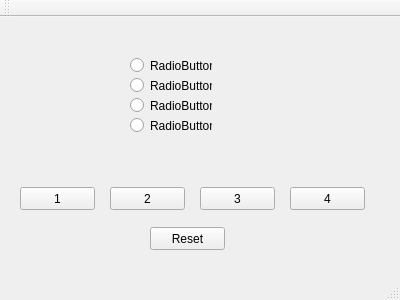
<?xml version="1.0" encoding="UTF-8"?>
<ui version="4.0">
 <class>MainWindow</class>
 <widget class="QMainWindow" name="MainWindow">
  <property name="geometry">
   <rect>
    <x>0</x>
    <y>0</y>
    <width>400</width>
    <height>300</height>
   </rect>
  </property>
  <property name="windowTitle">
   <string>MainWindow</string>
  </property>
  <widget class="QWidget" name="centralWidget">
   <widget class="QRadioButton" name="rb1">
    <property name="geometry">
     <rect>
      <x>130</x>
      <y>40</y>
      <width>82</width>
      <height>17</height>
     </rect>
    </property>
    <property name="text">
     <string>RadioButton</string>
    </property>
   </widget>
   <widget class="QRadioButton" name="rb2">
    <property name="geometry">
     <rect>
      <x>130</x>
      <y>60</y>
      <width>82</width>
      <height>17</height>
     </rect>
    </property>
    <property name="text">
     <string>RadioButton</string>
    </property>
   </widget>
   <widget class="QRadioButton" name="rb3">
    <property name="geometry">
     <rect>
      <x>130</x>
      <y>80</y>
      <width>82</width>
      <height>17</height>
     </rect>
    </property>
    <property name="text">
     <string>RadioButton</string>
    </property>
   </widget>
   <widget class="QRadioButton" name="rb4">
    <property name="geometry">
     <rect>
      <x>130</x>
      <y>100</y>
      <width>82</width>
      <height>17</height>
     </rect>
    </property>
    <property name="text">
     <string>RadioButton</string>
    </property>
   </widget>
   <widget class="QPushButton" name="btnOp1">
    <property name="geometry">
     <rect>
      <x>20</x>
      <y>170</y>
      <width>75</width>
      <height>23</height>
     </rect>
    </property>
    <property name="text">
     <string>1</string>
    </property>
   </widget>
   <widget class="QPushButton" name="btnOp2">
    <property name="geometry">
     <rect>
      <x>110</x>
      <y>170</y>
      <width>75</width>
      <height>23</height>
     </rect>
    </property>
    <property name="text">
     <string>2</string>
    </property>
   </widget>
   <widget class="QPushButton" name="btnOp3">
    <property name="geometry">
     <rect>
      <x>200</x>
      <y>170</y>
      <width>75</width>
      <height>23</height>
     </rect>
    </property>
    <property name="text">
     <string>3</string>
    </property>
   </widget>
   <widget class="QPushButton" name="btnOp4">
    <property name="geometry">
     <rect>
      <x>290</x>
      <y>170</y>
      <width>75</width>
      <height>23</height>
     </rect>
    </property>
    <property name="text">
     <string>4</string>
    </property>
   </widget>
   <widget class="QPushButton" name="btnReset">
    <property name="geometry">
     <rect>
      <x>150</x>
      <y>210</y>
      <width>75</width>
      <height>23</height>
     </rect>
    </property>
    <property name="text">
     <string>Reset</string>
    </property>
   </widget>
  </widget>
  <widget class="QMenuBar" name="menuBar">
   <property name="geometry">
    <rect>
     <x>0</x>
     <y>0</y>
     <width>400</width>
     <height>21</height>
    </rect>
   </property>
  </widget>
  <widget class="QToolBar" name="mainToolBar">
   <attribute name="toolBarArea">
    <enum>TopToolBarArea</enum>
   </attribute>
   <attribute name="toolBarBreak">
    <bool>false</bool>
   </attribute>
  </widget>
  <widget class="QStatusBar" name="statusBar"/>
 </widget>
 <layoutdefault spacing="6" margin="11"/>
 <resources/>
 <connections/>
</ui>
